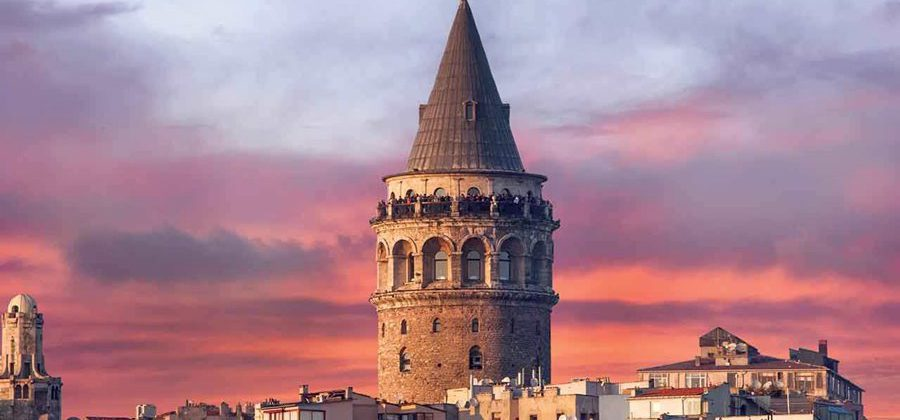
#> input picture belli_kisma_efekt_yapma/ist.jpg, 900 x 420 px
$ python belli_kisim_efekt.py
#> lines starting #> are read from the running program, lines starting #| are printed output that depends on the picture; after the words box and inside, x2 and y2 are one past the last pixel; in counts of white or black regions, pixels touching at a corner belong together
import cv2
import numpy as np

ressim = cv2.imread("ist.jpg")
#> ressim is the input picture: shape (420, 900, 3); mean B, G, R 144, 130.3, 168.5

#resmin kendim belirlediğim belli bir kısma, [:,:,1] --> 1 olan yer RGB'nin G (yeşil) kısmıyla oynuyoruz.
#Her bir renk (RGB'den biri) 0 ile 255 değerde veya aralıktan bir sayıdadır.
ressim[180:230,380:560,1]=0
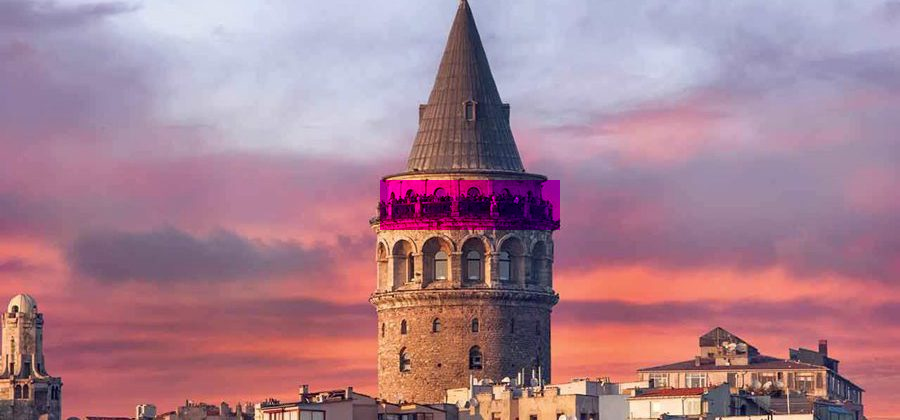
#> ressim: shape (420, 900, 3); 2.37% of pixels changed, all inside (x1, y1, x2, y2) = (380, 180, 560, 230)


cv2.imshow("ali", ressim)


#pencere ciktiğinda biz ekrana müdahale edene kadar pencere ekranda sabir kalması sağlanır.
cv2.waitKey(0)
#pencereyi açıp kapattığımız zaman arkada çalışan opencvyi de sonlandırır.
cv2.destroyAllWindows()
